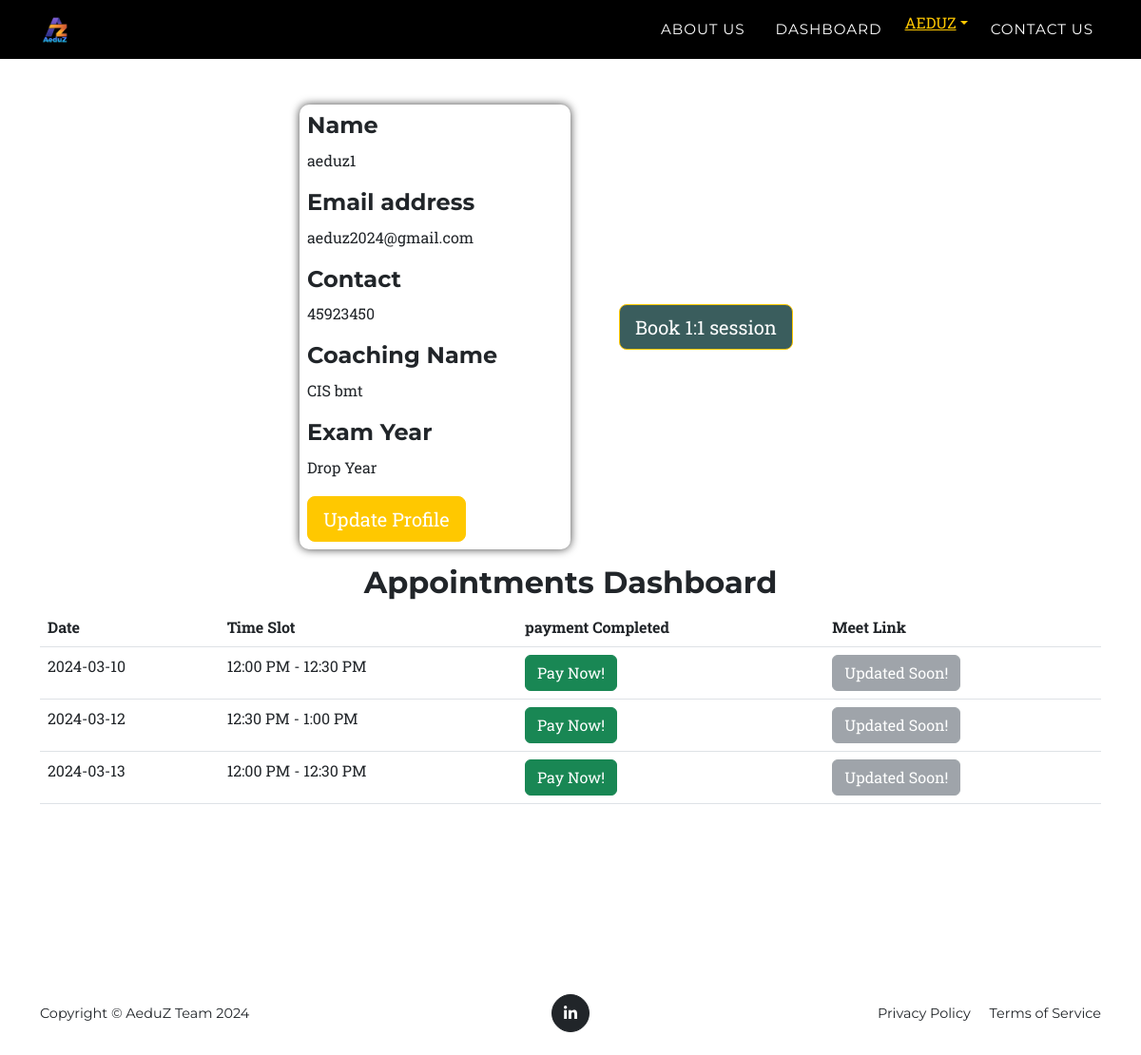
/dashboard (signed in), run on an earlier commit of the app's database.
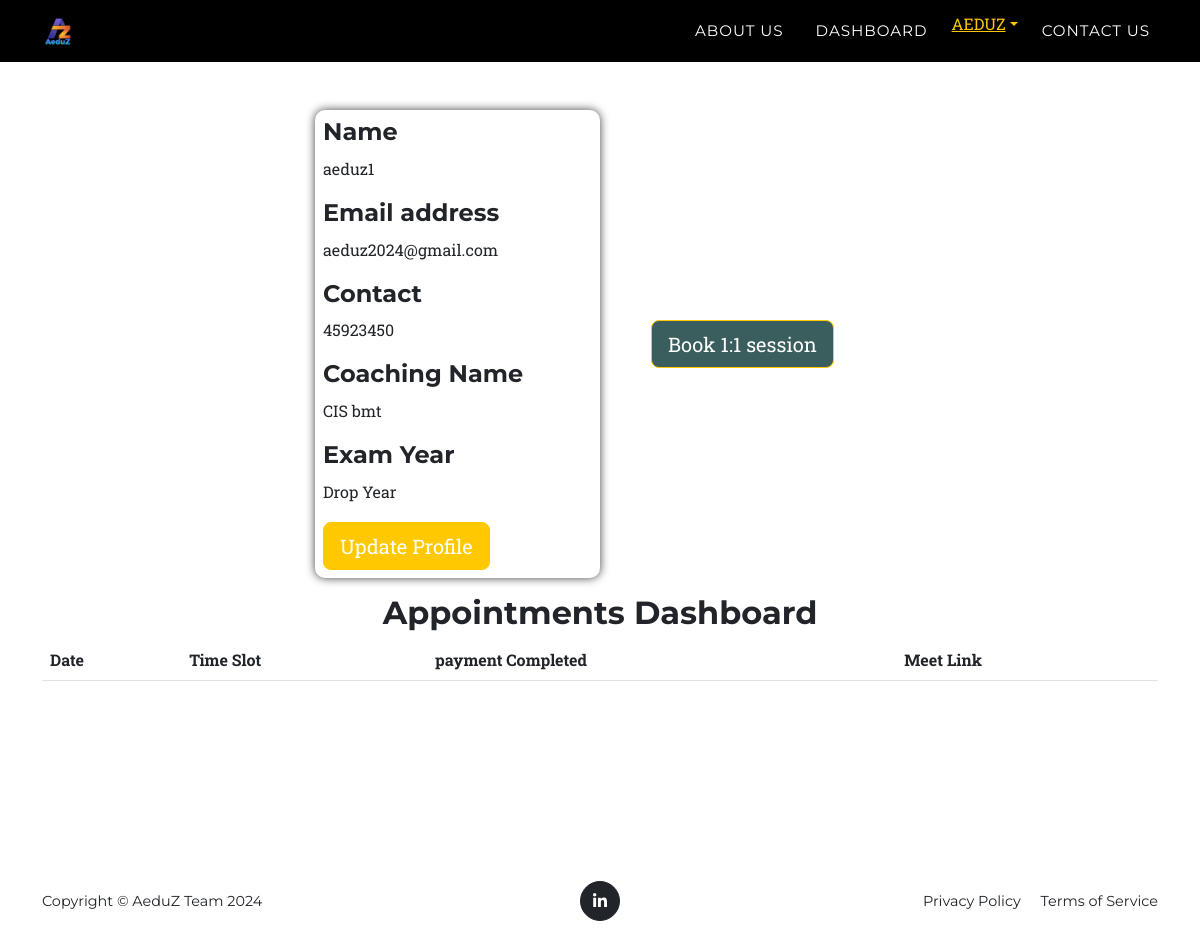
And on a later commit of the database.
### book/models.py (models this page shows, shortened)
class BookModel(models.Model):
    date = models.CharField(max_length=100)
    timeslot = models.CharField(max_length=100)  # Assuming timeslot is a text field
    email = models.CharField(max_length=100)
    completed=models.BooleanField(default=False)
    order_id=models.CharField(max_length=100)
    meet_link=models.CharField(max_length=100,default="")

### startup/views.py (the view)
# urls.py: path("dashboard",dashboard_view,name='dashboard_name'),
def dashboard_view(request):
    if request.user.is_authenticated:
        user = request.user  # Replace this with how you retrieve the email
        user_email=user.email
        mentor_info = MentorReg.objects.filter(email=user_email).first()
        institute_info = InstiModel.objects.filter(email=user_email).first()
        mentee_info=Mentee.objects.filter(email=user_email).first()
        appointments = BookModel.objects.filter(email=user_email)
        context = {}
        context['appointments']=appointments
        context['mentee_update']= True
        if mentee_info:
            context['mentee_update']=False
        context['user']=user
        context['mentor_info'] = mentor_info
        context['mentee_info'] = mentee_info
        context['institute_info'] = institute_info
        if mentor_info:
            context['is_mentor'] = True
        elif institute_info:
            context['is_institute'] = True
        return render(request, 'dashboard.html', context)
    else:
        return render(request,'index.html',{'insti_form':False,'menti_form':False,'contact_form':False,'dashboard':True })

### templates/dashboard.html (shortened to what this page needs)
{% extends "aeduz_base.html" %}
{% block content %}
<section class="fdb-block">
    <div class="container">
        <div class="row align-items-center">
            {% if is_mentor %}
                {% if mentor_info.verified %}
                    <p style="font-size: 22px;">Welcome Mentor</p>
                    <h1 style="color: rgb(35 127 83);">{{ mentor_info.name }}</h1>
                {% else %}
                    <h1 style="color: rgb(127, 35, 35);">Not verified {{ mentor_info.name }}</h1>
                {% endif %}
            {% else %}
            <div class="col-md-3 offset-md-3 p-2" style='box-shadow: 0px 0px 10px 0px rgba(0,0,0,0.75);border-radius: 10px;' id="profileInfo">
                <div class="mb-3">
                    <h4>Name</h4>
                    <p>{{mentee_info.name}}</p>
                </div>
                <div class="mb-3">
                    <h4>Email address</h4>
                    <p>{{user.email}}</p>
                </div>
                <div class="mb-3">
                    <h4>Contact</h4>
                    <p>{{mentee_info.contact}}</p>
                </div>
                <div class="mb-3">
                    <h4>Coaching Name</h4>
                    <p>{{mentee_info.coaching}}</p>
                </div>
                <div class="mb-3">
                    <h4>Exam Year</h4>
                    <p>{{mentee_info.year_of_study}}</p>
                </div>
                <button type="button" id="updateProfileBtn" class="btn btn-primary btn-lg" data-bs-toggle="modal" data-bs-target="#staticBackdrop_update">
                    Update Profile
                </button>
            </div>
            <div class="col-md-3">
                <center>
                    <a  href="/book" type="button"  class="btn btn-primary btn-lg m-4" style="background-color: rgb(58, 93, 93);" >
                        Book 1:1 session
                    </a>
                </center>
            </div>
            <div class="container my-3">
                <center>
                    <h2>Appointments Dashboard</h2>
                </center>
                <table class="table">
                    <thead>
                        <tr>
                            <th>Date</th>
                            <th>Time Slot</th>
                            <th>payment Completed</th>
                            <th>Meet Link</th>
                        </tr>
                    </thead>
                    <tbody>
                        {% for appointment in appointments %}
                        <tr>
                            <td>{{ appointment.date }}</td>
                            <td>{{ appointment.timeslot }}</td>
                            <td>{% if appointment.completed %}
                                Yes
                                {% else %}
                                <form  action='orderpayment' method="post">
                                    <button class="btn btn-success" type="submit">Pay Now!</button>
                                </form>
                                {% endif %}</td>
                                <td>
                                    {% if appointment.meet_link %}
                                      <a href="{{ appointment.meet_link }}" class="btn btn-primary" style="background-color: rgb(0, 128, 255);" target="_blank">Join Meeting</a>
                                    {% else %}
                                      <button class="btn btn-secondary disabled" type="button">Updated Soon!</button>
                                    {% endif %}
                                  </td>
                        </tr>
                        {% endfor %}
                    </tbody>
                </table>
            </div>
            {% endif %}
        </div>
    </div>
</section>
<section class="">
</section>
{% endblock content %}

What changed in the data, as far as the page shows it:
removed BookModel: date "2024-03-10", timeslot "12:00 PM - 12:30 PM", meet_link "Updated Soon!"
removed BookModel: date "2024-03-12", timeslot "12:30 PM - 1:00 PM", meet_link "Updated Soon!"
removed BookModel: date "2024-03-13", timeslot "12:00 PM - 12:30 PM", meet_link "Updated Soon!"
